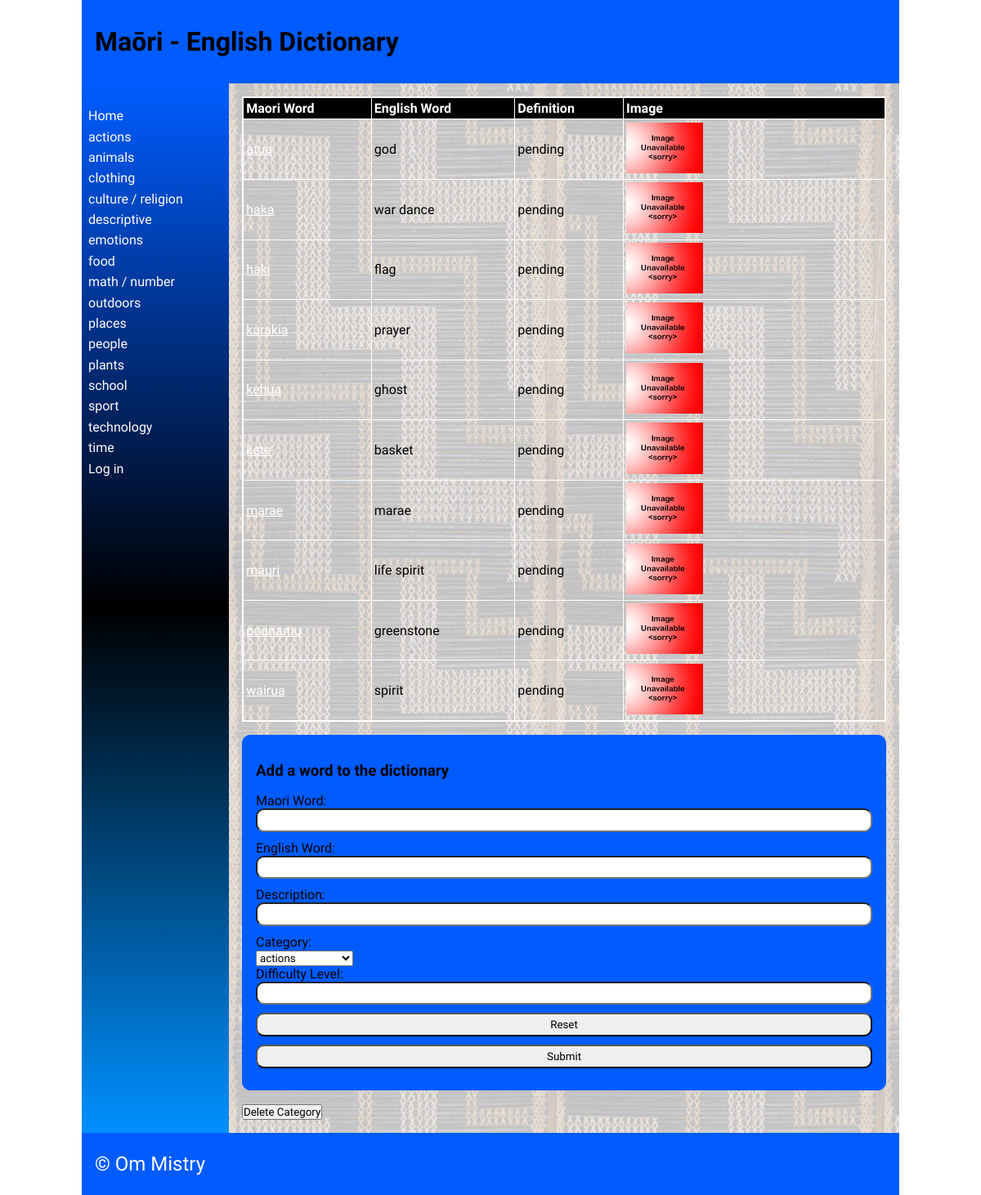
The page /categories/4 on the database its author committed.
### tables this page shows
CREATE TABLE "category"
(
	id INTEGER
		constraint category_pk
			primary key autoincrement,
	category_name varchar(69) not null
);

CREATE TABLE "words"
(
	maori varchar(69),
	english varchar(69),
	category integer,
	definition varchar(100),
	levels integer,
	images varchar(69),
	id integer
		constraint words_pk
			primary key autoincrement,
	date_added integer default 0
, user_id integer);

### app.py (the view, shortened to what this page needs)
@app.route('/categories/<cat_id>', methods=["POST", "GET"])
def render_categorypage(cat_id):
    con = create_connection(DB_NAME)
    query = "SELECT id, maori, english, definition, levels, images FROM words WHERE category=?" \
            "ORDER BY maori ASC"
    cur = con.cursor()
    cur.execute(query, (int(cat_id),))
    definition = cur.fetchall()
    print(definition)
    con.close()
    return render_template('words.html', definitions=definition, logged_in=is_logged_in(), deleting=intention("delete"),
                           categories=fetch_categories(), category=cat_id)

### app.py (called while the page is built)
def intention(button):
    if button in request.form:
        return True
    else:
        return False

def create_connection(db_file):
    try:
        connection = sqlite3.connect(db_file)
        return connection
    except Error as e:
        print(e)
    return None

def fetch_categories():
    con = create_connection(DB_NAME)
    query = "SELECT id, category_name FROM category"
    cur = con.cursor()
    cur.execute(query)
    categories = cur.fetchall()
    con.close()
    return categories

def is_logged_in():
    if session.get("email") is None:
        print("you are not logged in")
        return False
    else:
        print("you are logged in")
        return True

### templates/words.html (shortened to what this page needs)
{% extends 'base.html' %}
{% block heading %}Maōri - English Dictionary{% endblock %}
{% block main %}
    <table>
        <tr>
            <th>Maori Word</th>
            <th>English Word</th>
            <th>Definition</th>
            <th>Image</th>
        </tr>
        {% for definition in definitions %}
            <tr>
                <td><a href="/detail/{{ definition[0] }}">{{ definition[1] }}</a></td>
                <td>{{ definition[2] }}</td>
                <td>{{ definition[3] }}</td>
                <td>
                    <img style="width:30%;" src="/static/images/{{ definition[5] }}" type="images/jpg"/>
                </td>
            </tr>
        {% endfor %}
    </table>
    <form class="dataForm" method="POST">
        <h3>Add a word to the dictionary</h3>
        <div class="form-group">
            <div class="form-label"><label for="maoriword">Maori Word:</label></div>
            <div class="form-element"><input type="text" name="maoriword" id="maoriword" required></div>
        </div>
        <div class="form-group">
            <div class="form-label"><label for="englishword">English Word:</label></div>
            <div class="form-element"><input type="text" name="englishword" id="englishword" required></div>
        </div>
        <div class="form-group">
            <div class="form-label"><label for="description">Description:</label></div>
            <div class="form-element"><input type="text" name="description" id="description" min="9" max="13" step="1" required></div>
        </div>
        <div class="form-group">
                <div class="form-label"><label for="Category">Category:</label></div>
                <div class="form-element">
                    <select name="Category" id='Category'>
                        {% for category in categories %}
                            <option value="{{ category[0] }}">{{ category[1] }}</option>
                        {% endfor %}
                    </select>
                </div>
            </div>
        <div class="form-group">
            <div class="form-label"><label for="difficultylevel">Difficulty Level:</label></div>
            <div class="form-element"><input type="number" name="difficulty Level" id="difficultylevel" min="1" max="999" step="1" required></div>
        </div>
        <div class="form-group">
            <div class="form-element"><input type="reset"></div>
        </div>
        <div class="form-group">
            <div class="form-element"><input type="submit"></div>
        </div>
    </form>
    <form method="POST">
    {% if deleting %}
        <div class="form-element">Are you sure?<input type="submit" name="delete_confirm" value="Yes">/<input type="submit" value="No"></div>
    {% else %}
    <div class="form-element">
         <input type="submit" name="delete" value="Delete Category">
    </div>
    </form>
    {% endif %}
{% endblock %}

### templates/base.html (shortened to what this page needs)
<!doctype html>
<html lang="en">
<head>
   <link href="{{ url_for('static', filename='css/style.css') }}" rel="stylesheet">
</head>
<body>
   <div id="container">
      <header>
         <h1>{% block heading %}{% endblock %}</h1>
      </header>
      <nav>
         <ul>
                <li><a href="\">Home</a></li>
                {% for category in categories %}
                <li><a href="/categories/{{ category[0] }}">{{category[1]}}</a></li>
                {% endfor %}
         <li>
             {% if logged_in %}<a href="/logout">Log out</a>{% else %}
             <a href="/login">Log in</a></li>{% endif %}
         </ul>
      </nav>
      <main>
            {% block main%}{% endblock %}
        </main>
      <footer>
         <p>
            &copy; Om Mistry
         </p>
      </footer>
   </div>
</body>
</html>

### static/css/style.css (style rules this page uses)
* { font-family: Comfortaa, sans-serif; margin: 0; padding: 0; box-sizing: border-box; }
#container { display: grid; grid-template-columns: 75px auto; grid-template-areas: 'nav header' 'main main' 'footer footer'; }
header { grid-area: header; background-color: #005cff; padding: 1rem; }
nav { grid-area: nav; }
main { grid-area: main; padding: 1rem; background-color: #005cff; }
h1, h2, h3, h4 { padding: 1rem 0; font-family: 'Suez One', serif; color: #000000; text-shadow: 2px 2px 4px #005cff; }
p { padding: 0.5rem 0; }
a { color: #ffffff; }
.dataForm { margin: 1rem 0; border: 1px solid #005cff; padding: 1rem; background-color: #005cff; border-radius: 10px; }
.dataForm input, textarea { width: 100%; border-radius: 10px; padding: 0.3rem; margin-bottom: 10px; }
table { width: 100%; border: 2px solid #ffffff; border-collapse: collapse; }
th, td { border: 1px solid #ffffff; padding: 0.2rem; text-align: left; }
th { background-color: #000000; color: #ffffff; }
footer { grid-area: footer; padding: 1rem; background-color: #005cff; }
footer p { color: #ffffff; text-shadow: 2px 2px 4px #005cff; font-size: 1.5rem; }
@media only screen and (min-width: 768px) { #container { grid-template-columns: 180px auto; grid-template-areas: 'header header' 'nav main' 'footer footer'; } }
@media only screen and (min-width: 768px) { nav { background: linear-gradient(180deg, rgb(0, 92, 255) 0%, rgb(0, 0, 0) 50%, rgb(0, 144, 255) 100%); padding: 0.5rem; } }
@media only screen and (min-width: 768px) { nav ul { list-style: none; } }
@media only screen and (min-width: 768px) { nav li { padding: 0.2rem 0; } }
@media only screen and (min-width: 768px) { nav a { color: #fdfdfd; text-decoration: none; } }
@media only screen and (min-width: 768px) { main { background-image: url('static/images/poutama.jpg'); } }
@media only screen and (min-width: 1000px) { #container { width: 1000px; margin: auto; } }

### rows shown on the page
category: category_name "actions"
category: category_name "animals"
category: category_name "clothing"
category: category_name "culture / religion"
category: category_name "descriptive"
category: category_name "emotions"
category: category_name "food"
category: category_name "math / number"
category: category_name "outdoors"
category: category_name "places"
category: category_name "people"
category: category_name "plants"
category: category_name "school"
category: category_name "sport"
category: category_name "technology"
category: category_name "time"
words: maori "atua", english "god", definition "pending", images (placeholder picture)
words: maori "haka", english "war dance", definition "pending", images (placeholder picture)
words: maori "haki", english "flag", definition "pending", images (placeholder picture)
words: maori "karakia", english "prayer", definition "pending", images (placeholder picture)
words: maori "kehua", english "ghost", definition "pending", images (placeholder picture)
words: maori "kete", english "basket", definition "pending", images (placeholder picture)
words: maori "marae", english "marae", definition "pending", images (placeholder picture)
words: maori "mauri", english "life spirit", definition "pending", images (placeholder picture)
words: maori "pounamu", english "greenstone", definition "pending", images (placeholder picture)
words: maori "wairua", english "spirit", definition "pending", images (placeholder picture)

### other values the page prints
form field Category "actions"
